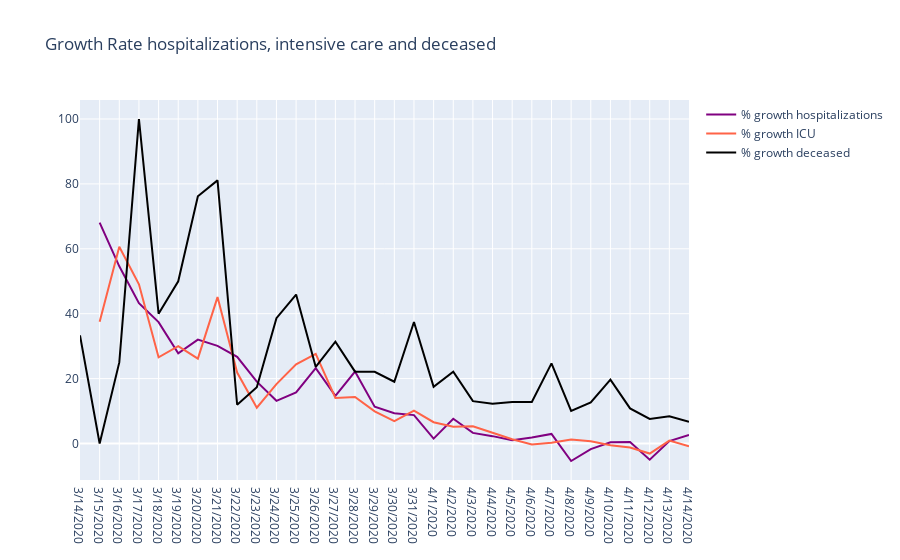

Source (notebook cell):
### Code cell
fig_bar_growth_severe = go.Figure()
fig_bar_growth_severe.layout={'title': 'Growth Rate hospitalizations, intensive care and deceased'}
fig_bar_growth_severe.add_trace(go.Scatter(x=df_growth_belgium_severe['date'], y=df_growth_belgium_severe['hospitalized'], name='% growth hospitalizations', line={'color': 'purple'}))
fig_bar_growth_severe.add_trace(go.Scatter(x=df_growth_belgium_severe['date'], y=df_growth_belgium_severe['icu'], name='% growth ICU', marker={'color':'tomato'}))
fig_bar_growth_severe.add_trace(go.Scatter(x=df_growth_belgium_severe['date'], y=df_growth_belgium_severe['deceased'], name='% growth deceased', marker={'color':'black'}))

### Figure 1 — Plotly figure (JSON) as saved in the notebook; plotly's stock layout.template omitted (floating-point values rounded to 4 significant figures)
{"data": [{"line": {"color": "purple"}, "name": "% growth hospitalizations", "type": "scatter", "x": ["3/14/2020", "3/15/2020", "3/16/2020", "3/17/2020", "3/18/2020", "3/19/2020", "3/20/2020", "3/21/2020", "3/22/2020", "3/23/2020", "3/24/2020", "3/25/2020", "3/26/2020", "3/27/2020", "3/28/2020", "3/29/2020", "3/30/2020", "3/31/2020", "4/1/2020", "4/2/2020", "4/3/2020", "4/4/2020", "4/5/2020", "4/6/2020", "4/7/2020", "4/8/2020", "4/9/2020", "4/10/2020", "4/11/2020", "4/12/2020", "4/13/2020", "4/14/2020"], "y": [null, "68.04%", "54.60%", "43.25%", "37.40%", "27.82%", "32.02%", "30.11%", "26.72%", "19.06%", "13.15%", "15.76%", "23.23%", "14.71%", "22.19%", "11.33%", "9.33%", "8.75%", "1.52%", "7.63%", "3.27%", "2.27%", "1.00%", "1.83%", "2.95%", "-5.39%", "-1.72%", "0.36%", "0.45%", "-5.00%", "0.75%", "2.65%"]}, {"marker": {"color": "tomato"}, "name": "% growth ICU", "type": "scatter", "x": ["3/14/2020", "3/15/2020", "3/16/2020", "3/17/2020", "3/18/2020", "3/19/2020", "3/20/2020", "3/21/2020", "3/22/2020", "3/23/2020", "3/24/2020", "3/25/2020", "3/26/2020", "3/27/2020", "3/28/2020", "3/29/2020", "3/30/2020", "3/31/2020", "4/1/2020", "4/2/2020", "4/3/2020", "4/4/2020", "4/5/2020", "4/6/2020", "4/7/2020", "4/8/2020", "4/9/2020", "4/10/2020", "4/11/2020", "4/12/2020", "4/13/2020", "4/14/2020"], "y": [null, "37.50%", "60.61%", "49.06%", "26.58%", "30.00%", "26.15%", "45.12%", "21.85%", "11.03%", "18.32%", "24.41%", "27.64%", "14.05%", "14.35%", "9.89%", "6.92%", "10.14%", "6.56%", "5.15%", "5.33%", "3.32%", "1.29%", "-0.32%", "0.24%", "1.27%", "0.71%", "-0.54%", "-1.25%", "-3.09%", "0.90%", "-0.89%"]}, {"marker": {"color": "black"}, "name": "% growth deceased", "type": "scatter", "x": ["3/14/2020", "3/15/2020", "3/16/2020", "3/17/2020", "3/18/2020", "3/19/2020", "3/20/2020", "3/21/2020", "3/22/2020", "3/23/2020", "3/24/2020", "3/25/2020", "3/26/2020", "3/27/2020", "3/28/2020", "3/29/2020", "3/30/2020", "3/31/2020", "4/1/2020", "4/2/2020", "4/3/2020", "4/4/2020", "4/5/2020", "4/6/2020", "4/7/2020", "4/8/2020", "4/9/2020", "4/10/2020", "4/11/2020", "4/12/2020", "4/13/2020", "4/14/2020"], "y": ["33.33%", "0.00%", "25.00%", "100.00%", "40.00%", "50.00%", "76.19%", "81.08%", "11.94%", "17.33%", "38.64%", "45.90%", "23.60%", "31.36%", "22.15%", "22.10%", "19.03%", "37.43%", "17.45%", "22.10%", "13.06%", "12.25%", "12.78%", "12.79%", "24.69%", "10.07%", "12.63%", "19.66%", "10.83%", "7.59%", "8.42%", "6.71%"]}], "layout": {"title": {"text": "Growth Rate hospitalizations, intensive care and deceased"}}}
